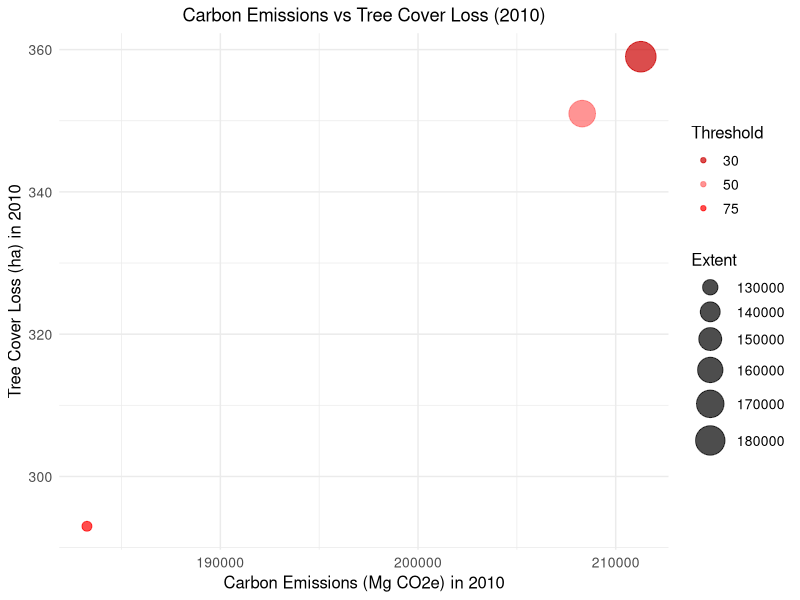
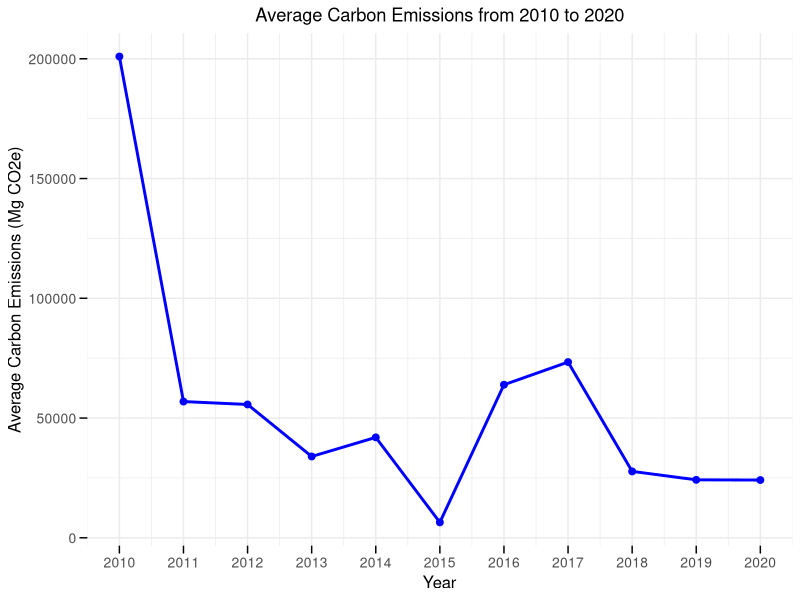

Here is the R script that generated these plots, in order:
# Team 4: R Programming
# ARAGONA, BALOGO, BAUTISTA, CAYTON, MORALES, PALACIO

# =================================SETUP=======================================
# install needed packages
install.packages("tidyverse")
install.packages("dplyr") 
install.packages("ggplot2")

# load installed packages
library(tidyverse)
library(dplyr)
library(ggplot2)

#change this to you directory

setwd('C:\\Users\\CODE CLASSES\\R\\CLONE for FINALS\\9365-4_R_Artifacts\\ce_impact')  

# ===============================DATASETS======================================
# load and clean datasets
# carbon emissions dataset
carbon_data <- read_csv("subnational_carbon_data.csv") %>%
  rename(threshold = 'umd_tree_cover_density_2000__threshold',
         ce2010 = 'gfw_forest_carbon_gross_emissions_2010__Mg_CO2e',
         ce2011 = 'gfw_forest_carbon_gross_emissions_2011__Mg_CO2e',
         ce2012 = 'gfw_forest_carbon_gross_emissions_2012__Mg_CO2e',
         ce2013 = 'gfw_forest_carbon_gross_emissions_2013__Mg_CO2e',
         ce2014 = 'gfw_forest_carbon_gross_emissions_2014__Mg_CO2e',
         ce2015 = 'gfw_forest_carbon_gross_emissions_2015__Mg_CO2e',
         ce2016 = 'gfw_forest_carbon_gross_emissions_2016__Mg_CO2e',
         ce2017 = 'gfw_forest_carbon_gross_emissions_2017__Mg_CO2e',
         ce2018 = 'gfw_forest_carbon_gross_emissions_2018__Mg_CO2e',
         ce2019 = 'gfw_forest_carbon_gross_emissions_2019__Mg_CO2e',
         ce2020 = 'gfw_forest_carbon_gross_emissions_2020__Mg_CO2e',
         subnational = 'subnational1') %>%
  select(country, threshold, subnational, ce2010:ce2020) %>%
  filter(country == "Philippines", threshold >= 30, subnational == "Benguet")

# tree cover loss dataset
tree_cover_data <- read_csv("subnational_tree_cover_loss.csv") %>%
  rename(tc2010 = 'tc_loss_ha_2010',
         tc2011 = 'tc_loss_ha_2011',
         tc2012 = 'tc_loss_ha_2012',
         tc2013 = 'tc_loss_ha_2013',
         tc2014 = 'tc_loss_ha_2014',
         tc2015 = 'tc_loss_ha_2015',
         tc2016 = 'tc_loss_ha_2016',
         tc2017 = 'tc_loss_ha_2017',
         tc2018 = 'tc_loss_ha_2018',
         tc2019 = 'tc_loss_ha_2019',
         tc2020 = 'tc_loss_ha_2020',
         subnational = 'subnational1',
         extent = 'extent_2010_ha') %>%
  select(country, threshold, subnational, extent, tc2010:tc2020) %>%
  filter(country == "Philippines", threshold >= 30, subnational == "Benguet")

# combine datasets into one dataset to use for analysis, visualization, etc.
tc_and_ce_data <- carbon_data %>%
  right_join(tree_cover_data, by = "threshold") %>%
  rename(country = 'country.x',
         subnational = 'subnational.x') %>%
  select(-country.y, -subnational.y)

# ================================SAVING======================================
# save a dataset into a csv
write_csv(tc_and_ce_data, "final_data.csv")

# =============================VISUALIZATION======================================
# scatter plot for year 2010
data_2010 <- tc_and_ce_data %>%
  select(country, threshold, subnational, extent, ce2010, tc2010)

# create the scatter plot for 2010 with thresholds indicated by color and extent as point size
ggplot(data_2010, aes(x = ce2010, y = tc2010, color = factor(threshold), size = extent)) +
  geom_point(alpha = 0.7) + 
  scale_color_manual(
    values = c("30" = "#CC0000", "50" = "#FF6666", "75" = "red"),
    name = "Threshold",
    breaks = c("30", "50", "75"),
    labels = c("30", "50", "75")
  ) +
  scale_size_continuous(
    range = c(3, 10),
    name = "Extent"
  ) +
  labs(
    title = "Carbon Emissions vs Tree Cover Loss (2010)",
    x = "Carbon Emissions (Mg CO2e) in 2010",
    y = "Tree Cover Loss (ha) in 2010",
    color = "Threshold",
    size = "Extent (ha)"
  ) +
  theme_minimal() +
  theme(
    plot.title = element_text(hjust = 0.5),
    axis.title = element_text(size = 12),
    axis.text = element_text(size = 10),
    legend.title = element_text(size = 12),
    legend.text = element_text(size = 10)
  )

# pivot the carbon data to long format
carbon_long <- carbon_data %>%
  pivot_longer(
    cols = starts_with("ce"),
    names_to = "year",
    names_prefix = "ce",
    names_transform = list(year = as.integer),
    values_to = "ce"
  )

# calculate the average carbon emissions per year
carbon_avg_per_year <- carbon_long %>%
  group_by(year) %>%
  summarise(avg_ce = mean(ce, na.rm = TRUE))

# create the line plot
ggplot(carbon_avg_per_year, aes(x = year, y = avg_ce, group = 1)) +
  geom_line(color = "blue", size = 1) +
  geom_point(color = "blue", size = 2) +
  scale_x_continuous(breaks = 2010:2020,  # set year breaks
                     labels = as.character(2010:2020)) +
  labs(
    title = "Average Carbon Emissions from 2010 to 2020",
    x = "Year",
    y = "Average Carbon Emissions (Mg CO2e)"
  ) +
  theme_minimal() +
  theme(
    plot.title = element_text(hjust = 0.5),
    axis.title = element_text(size = 12),
    axis.text = element_text(size = 10),
    axis.ticks = element_line(size = 0.5),
    axis.ticks.length = unit(0.2, "cm")
  )
